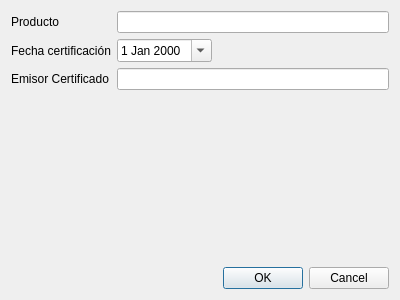
<?xml version="1.0" encoding="UTF-8"?>
<ui version="4.0">
 <class>Certificaciones</class>
 <widget class="QDialog" name="Certificaciones">
  <property name="geometry">
   <rect>
    <x>0</x>
    <y>0</y>
    <width>400</width>
    <height>300</height>
   </rect>
  </property>
  <property name="windowTitle">
   <string>Certificación de producto</string>
  </property>
  <layout class="QVBoxLayout" name="verticalLayout">
   <item>
    <layout class="QGridLayout" name="gridLayout">
     <item row="0" column="0">
      <widget class="QLabel" name="label">
       <property name="text">
        <string>Producto</string>
       </property>
      </widget>
     </item>
     <item row="2" column="0">
      <widget class="QLabel" name="label_3">
       <property name="text">
        <string>Emisor Certificado</string>
       </property>
      </widget>
     </item>
     <item row="0" column="1" colspan="2">
      <widget class="QLineEdit" name="edtProducto">
       <property name="enabled">
        <bool>true</bool>
       </property>
       <property name="readOnly">
        <bool>true</bool>
       </property>
      </widget>
     </item>
     <item row="2" column="1" colspan="2">
      <widget class="QLineEdit" name="edtEmisor">
       <property name="enabled">
        <bool>true</bool>
       </property>
       <property name="maxLength">
        <number>150</number>
       </property>
      </widget>
     </item>
     <item row="1" column="0">
      <widget class="QLabel" name="label_2">
       <property name="text">
        <string>Fecha certificación</string>
       </property>
      </widget>
     </item>
     <item row="1" column="1">
      <widget class="QDateEdit" name="dedtFechaCertificacion">
       <property name="calendarPopup">
        <bool>true</bool>
       </property>
      </widget>
     </item>
     <item row="1" column="2">
      <spacer name="horizontalSpacer">
       <property name="orientation">
        <enum>Qt::Horizontal</enum>
       </property>
       <property name="sizeHint" stdset="0">
        <size>
         <width>40</width>
         <height>20</height>
        </size>
       </property>
      </spacer>
     </item>
    </layout>
   </item>
   <item>
    <spacer name="verticalSpacer">
     <property name="orientation">
      <enum>Qt::Vertical</enum>
     </property>
     <property name="sizeHint" stdset="0">
      <size>
       <width>20</width>
       <height>40</height>
      </size>
     </property>
    </spacer>
   </item>
   <item>
    <widget class="QDialogButtonBox" name="buttonBox">
     <property name="orientation">
      <enum>Qt::Horizontal</enum>
     </property>
     <property name="standardButtons">
      <set>QDialogButtonBox::Cancel|QDialogButtonBox::Ok</set>
     </property>
    </widget>
   </item>
  </layout>
 </widget>
 <tabstops>
  <tabstop>dedtFechaCertificacion</tabstop>
  <tabstop>edtEmisor</tabstop>
  <tabstop>buttonBox</tabstop>
  <tabstop>edtProducto</tabstop>
 </tabstops>
 <resources/>
 <connections>
  <connection>
   <sender>buttonBox</sender>
   <signal>accepted()</signal>
   <receiver>Certificaciones</receiver>
   <slot>accept()</slot>
   <hints>
    <hint type="sourcelabel">
     <x>248</x>
     <y>254</y>
    </hint>
    <hint type="destinationlabel">
     <x>157</x>
     <y>274</y>
    </hint>
   </hints>
  </connection>
  <connection>
   <sender>buttonBox</sender>
   <signal>rejected()</signal>
   <receiver>Certificaciones</receiver>
   <slot>reject()</slot>
   <hints>
    <hint type="sourcelabel">
     <x>316</x>
     <y>260</y>
    </hint>
    <hint type="destinationlabel">
     <x>286</x>
     <y>274</y>
    </hint>
   </hints>
  </connection>
 </connections>
</ui>
